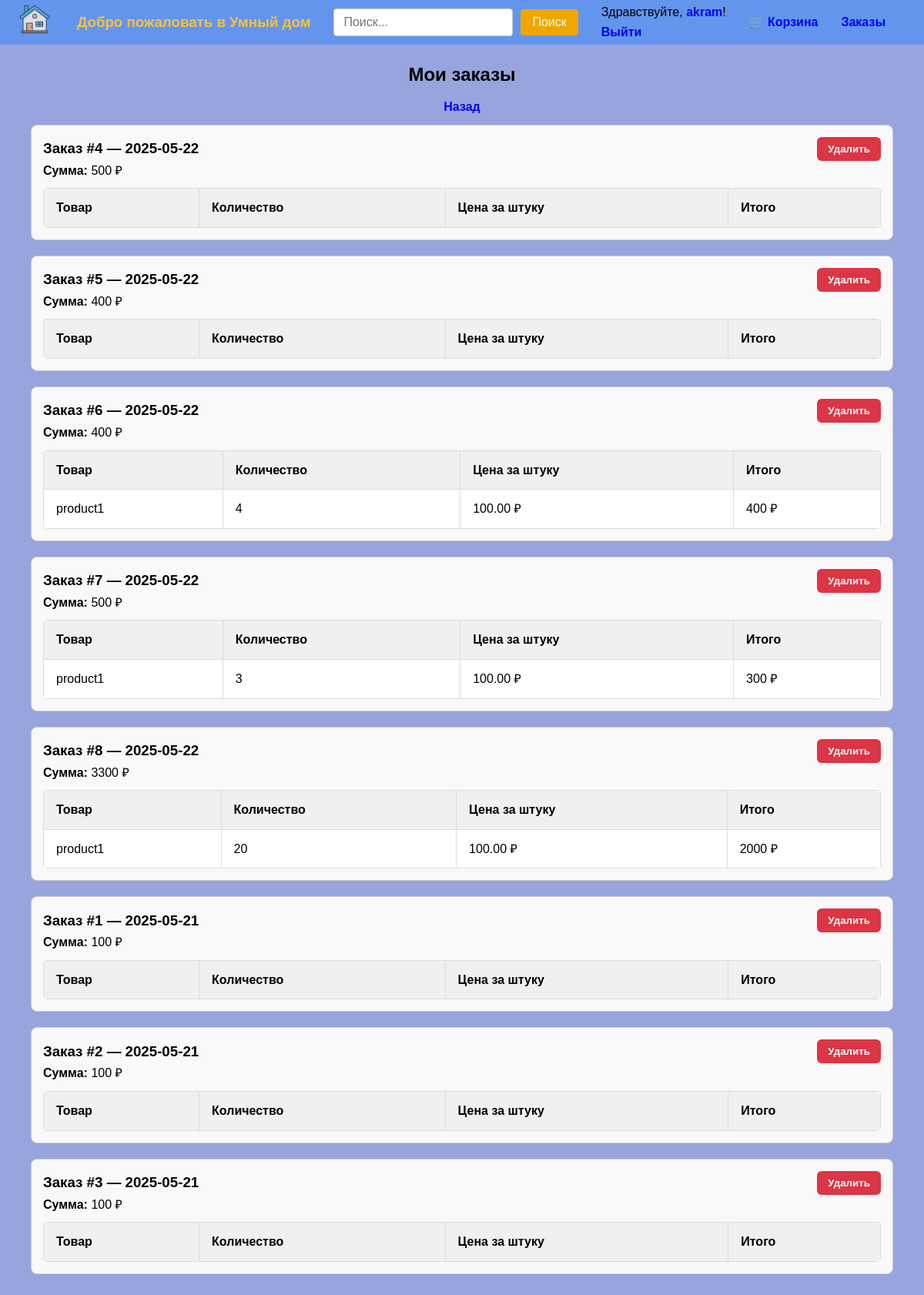
The page /orders.php (signed in) on the database its author committed.
### tables this page shows
CREATE TABLE `orders` (
  `id` int UNSIGNED NOT NULL,
  `user_id` int UNSIGNED NOT NULL,
  `total_price` decimal(10,0) NOT NULL,
  `created_at` date NOT NULL
);

CREATE TABLE `order_items` (
  `id` int UNSIGNED NOT NULL,
  `order_id` int UNSIGNED NOT NULL,
  `product_id` int UNSIGNED NOT NULL,
  `quantity` int UNSIGNED NOT NULL,
  `price` decimal(10,2) NOT NULL
);

CREATE TABLE `product` (
  `id` int UNSIGNED NOT NULL,
  `title` varchar(10) NOT NULL,
  `description` text NOT NULL,
  `price` decimal(10,0) NOT NULL,
  `category_id` int UNSIGNED NOT NULL,
  `image` text
);

### orders.php (the view, shortened to what this page needs)
<?php
require_once 'database/db.php';
$user = $_SESSION['user'] ?? null;
$user_id = $user['id'];
$stmt = $pdo->prepare("SELECT * FROM orders WHERE user_id = ? ORDER BY created_at DESC");
$stmt->execute([$user_id]);
$orders = $stmt->fetchAll(PDO::FETCH_ASSOC);
?>
<!DOCTYPE html>
<html lang="ru">
<head>
    <link rel="stylesheet" href="assets/css/orders.css">
    <link rel="stylesheet" href="assets/css/main.css"/>
</head>
<body>
<?php include 'header.php'; ?>
<div class="container">
    <h2>Мои заказы</h2>
    <a href="index.php" class="back-link">Назад</a>
    <?php if (empty($orders)): ?>
        <p>У вас пока нет заказов.</p>
    <?php else: ?>
        <?php foreach ($orders as $order): ?>
            <div class="order">
                <div style="display: flex; justify-content: space-between; align-items: center;">
                    <h3>Заказ #<?= $order['id'] ?> — <?= $order['created_at'] ?></h3>
                    <form action="delete_order.php" method="post" onsubmit="return confirm('Вы уверены, что хотите удалить этот заказ?');" style="margin: 0;">
                        <button type="submit" class="delete-button">Удалить</button>
                    </form>
                </div>
                <p><strong>Сумма:</strong> <?= $order['total_price'] ?> ₽</p>
                <?php
                $stmtItems = $pdo->prepare("
                    SELECT oi.quantity, oi.price, p.title
                    FROM order_items oi
                    JOIN product p ON oi.product_id = p.id
                    WHERE oi.order_id = ?
                ");
                $stmtItems->execute([$order['id']]);
                $items = $stmtItems->fetchAll(PDO::FETCH_ASSOC);
                ?>
                <table>
                    <thead>
                        <tr>
                            <th>Товар</th>
                            <th>Количество</th>
                            <th>Цена за штуку</th>
                            <th>Итого</th>
                        </tr>
                    </thead>
                    <tbody>
                        <?php foreach ($items as $item): ?>
                            <tr>
                                <td><?= htmlspecialchars($item['title']) ?></td>
                                <td><?= $item['quantity'] ?></td>
                                <td><?= $item['price'] ?> ₽</td>
                                <td><?= $item['price'] * $item['quantity'] ?> ₽</td>
                            </tr>
                        <?php endforeach; ?>
                    </tbody>
                </table>
            </div>
        <?php endforeach; ?>
    <?php endif; ?>
</div>
</body>
</html>

### assets/css/orders.css (style rules this page uses)
.order { border: 1px solid #ccc; padding: 15px; margin-bottom: 20px; background-color: #f9f9f9; border-radius: 8px; }
.order h3 { margin-top: 0; }
.order table { width: 100%; border-collapse: collapse; margin-top: 10px; background-color: #fff; border-radius: 5px; overflow: hidden; }
.order th, .order td { padding: 12px 16px; border: 1px solid #ddd; text-align: left; }
.order th { background-color: #f0f0f0; font-weight: bold; }
.order { border: 1px solid #ccc; padding: 15px; margin: 0 20px 20px 20px; background-color: #f9f9f9; border-radius: 8px; text-align: left; }
.container { max-width: 1200px; margin: 0 auto; text-align: center; padding: 20px; }
.container a { display: inline-block; margin: 10px 0; text-decoration: none; font-weight: bold; }
.delete-button { background-color: #dc3545; color: white; border: none; padding: 8px 14px; border-radius: 6px; cursor: pointer; font-weight: 600; transition: background-color 0.3s ease; margin-left: 10px; }

### assets/css/main.css (style rules this page uses)
* { margin: 0; padding: 0; box-sizing: border-box; }
body { font-family: Arial, sans-serif; line-height: 1.6; background-color: #97a4dd; }

### assets/css/header.css (style rules this page uses)
a { text-decoration: none; font-weight: bold; }

### rows shown on the page
orders: id "4", created_at "2025-05-22", total_price "500"
orders: id "5", created_at "2025-05-22", total_price "400"
orders: id "6", created_at "2025-05-22", total_price "400"
order_items: product.title "product1", quantity "4", price "100.00", $item['price'] * $item['quantity'] "400"
orders: id "7", created_at "2025-05-22", total_price "500"
order_items: product.title "product1", quantity "3", price "100.00", $item['price'] * $item['quantity'] "300"
orders: id "8", created_at "2025-05-22", total_price "3300"
order_items: product.title "product1", quantity "20", price "100.00", $item['price'] * $item['quantity'] "2000"
orders: id "1", created_at "2025-05-21", total_price "100"
orders: id "2", created_at "2025-05-21", total_price "100"
orders: id "3", created_at "2025-05-21", total_price "100"

### other values the page prints
$user['username'] "akram"
